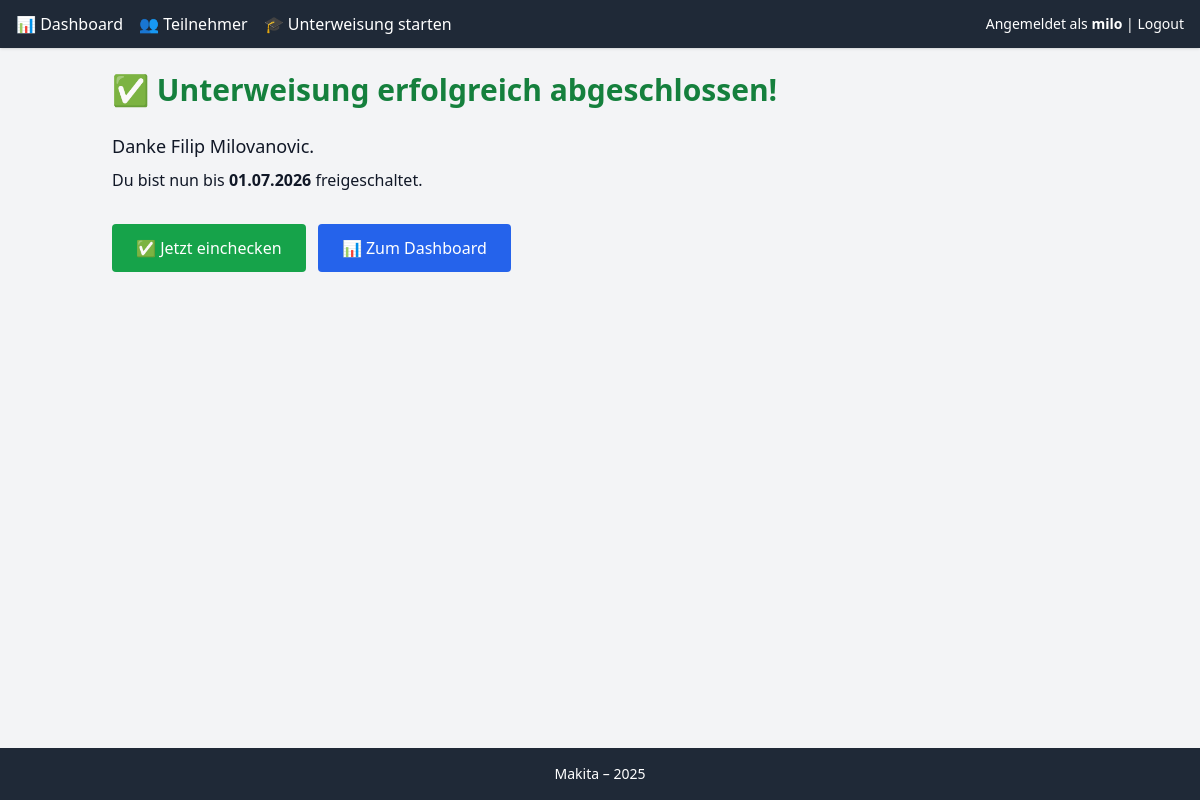
/erfolg/2/ (signed in), run on the app's committed database.
### unterweisungen/models.py (models this page shows, shortened)
class Teilnehmer(models.Model):
    vorname = models.CharField(max_length=100)
    nachname = models.CharField(max_length=100)
    firma = models.CharField(max_length=200)
    besuchsgrund = models.TextField()
    unterschrift_datei = models.ImageField(upload_to='signatures/', null=True, blank=True)
    unterweisungstyp = models.ForeignKey(Unterweisungstyp, on_delete=models.CASCADE)
    gueltig_bis = models.DateField(default=timezone.now() + timedelta(days=365))

### unterweisungen/views.py (the view)
# urls.py: path("erfolg/<int:teilnehmer_id>/", views.unterweisung_erfolgreich, name="unterweisung_erfolgreich"),
def unterweisung_erfolgreich(request, teilnehmer_id):
    if not request.session.get('zugang_erlaubt'):
        return redirect('passwort_wall')
    teilnehmer = get_object_or_404(Teilnehmer, id=teilnehmer_id)
    return render(request, "unterweisungen/erfolg.html", {"teilnehmer": teilnehmer})

### unterweisungen/templates/unterweisungen/erfolg.html (shortened to what this page needs)
{% extends "unterweisungen/base.html" %}
{% block content %}
  <h2 class="text-3xl font-bold mb-6 text-green-700">✅ Unterweisung erfolgreich abgeschlossen!</h2>
  <p class="text-lg mb-2">Danke {{ teilnehmer.vorname }} {{ teilnehmer.nachname }}.</p>
  <p class="text-md mb-4">Du bist nun bis <strong>{{ teilnehmer.gueltig_bis|date:"d.m.Y" }}</strong> freigeschaltet.</p>
  {% if not teilnehmer.ist_im_haus %}
    <a href="{% url 'teilnehmer_checkin' teilnehmer.id %}"
       class="inline-block bg-green-600 text-white px-6 py-3 rounded hover:bg-green-700">
      ✅ Jetzt einchecken
    </a>
  {% else %}
    <p class="text-sm text-gray-500">Du bist bereits eingecheckt.</p>
  {% endif %}
  <a href="{% url 'dashboard' %}"
     class="inline-block mt-4 ml-2 bg-blue-600 text-white px-6 py-3 rounded hover:bg-blue-700">
     📊 Zum Dashboard
  </a>
{% endblock %}

### unterweisungen/templates/unterweisungen/base.html (shortened to what this page needs)
{% load static %}
<!DOCTYPE html>
<html lang="de">
<head>
  <link href="{% static 'css/output.css' %}" rel="stylesheet">
</head>
<body class="bg-gray-100 text-gray-900 flex flex-col min-h-screen">
  <nav class="bg-gray-800 text-white px-4 py-3 shadow">
    <div class="flex flex-wrap gap-4 items-center justify-between max-w-6xl mx-auto">
      <div class="flex gap-4">
        <a href="{% url 'dashboard' %}" class="hover:underline">📊 Dashboard</a>
        <a href="{% url 'teilnehmer_liste' %}" class="hover:underline">👥 Teilnehmer</a>
        <a href="{% url 'unterweisung_auswahl' %}" class="hover:underline">🎓 Unterweisung starten</a>
      </div>
      <div class="text-sm">
        {% if user.is_authenticated %}
          Angemeldet als <strong>{{ user.username }}</strong> |
          <a href="{% url 'logout' %}" class="text-red-400 hover:underline">Logout</a>
        {% else %}
          <a href="{% url 'login' %}" class="text-blue-400 hover:underline">Login</a>
        {% endif %}
      </div>
    </div>
  </nav>
  <main class="flex-grow max-w-5xl mx-auto w-full p-6">
    {% block content %}{% endblock %}
  </main>
  <footer class="bg-gray-800 text-white text-center py-4">
    <p class="text-sm">Makita – 2025</p>
  </footer>
</body>
</html>

### data on the page
Teilnehmer: vorname "Filip", nachname "Milovanovic", gueltig_bis "01.07.2026"

### other printed values
{{ user.username }} "milo"
